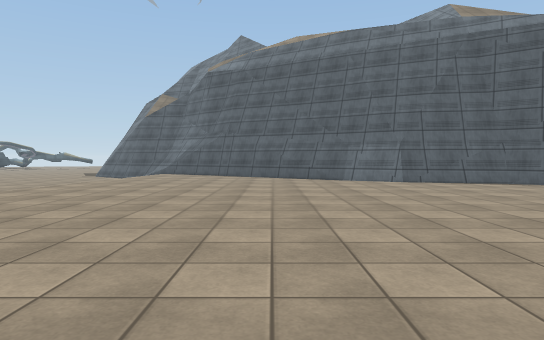
[1] (above)

14 first-person views from a walk through a Unity game level. The camera is 1.2 m above the floor, tilts 2° down and sees 75° across. The floor is counted in squares, 2 m on a side. Each view is taken from the middle of a square. On the plan, view 1 faces up. The plan holds only what a view shows up to about 10 squares ahead; the rest is blank. The place goes on beyond the plan. The player is left out. Surface patterns are stand-ins for the level's own textures.

[2]
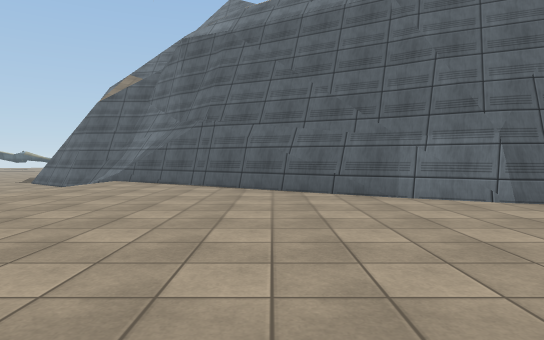

[3]
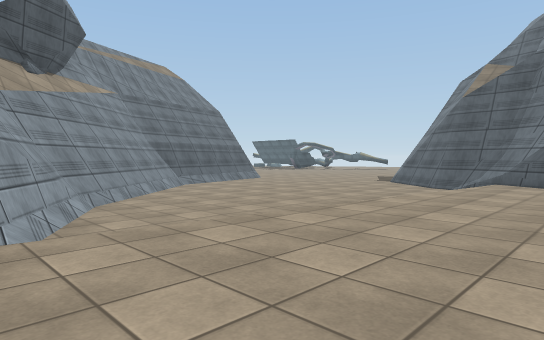

[4]
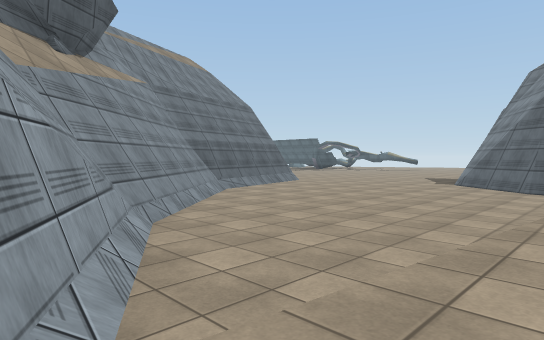

[5]
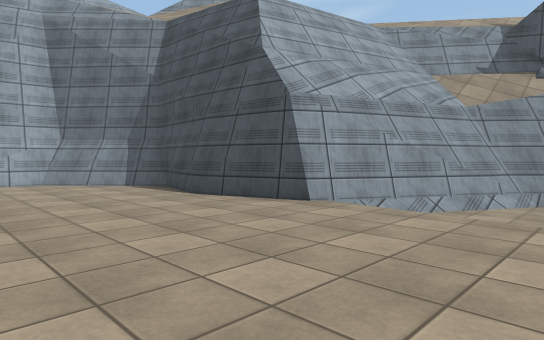

[6]
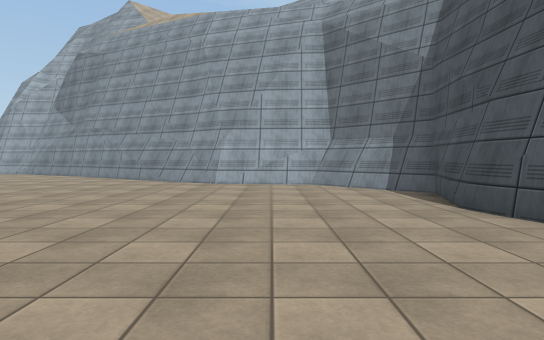

[7]
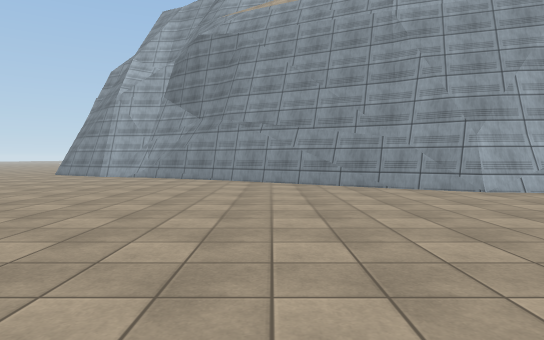

[8]
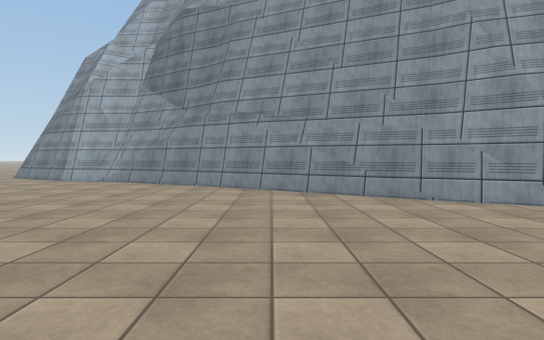

[9]
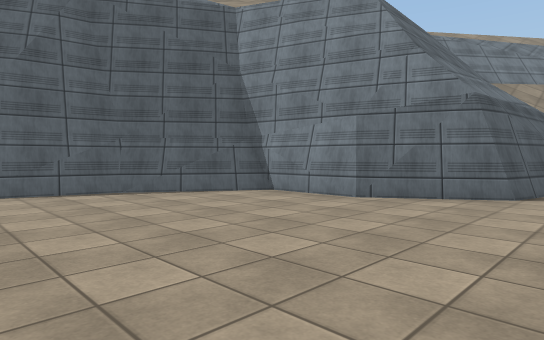

[10]
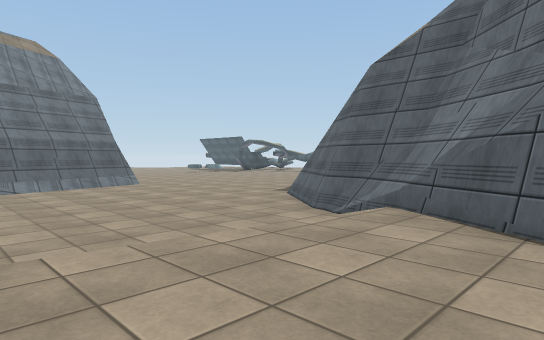

[11]
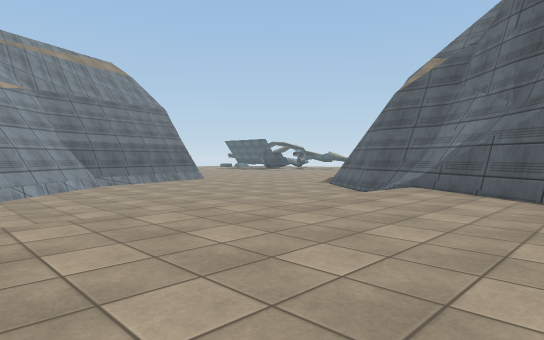

[12]
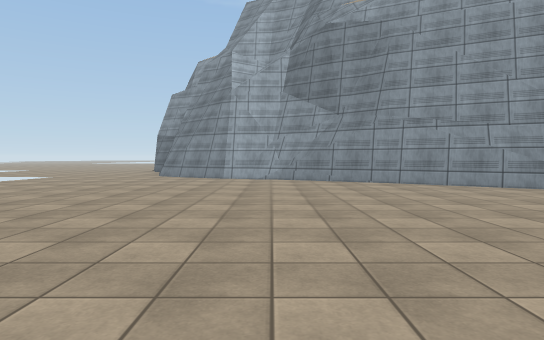

[13]
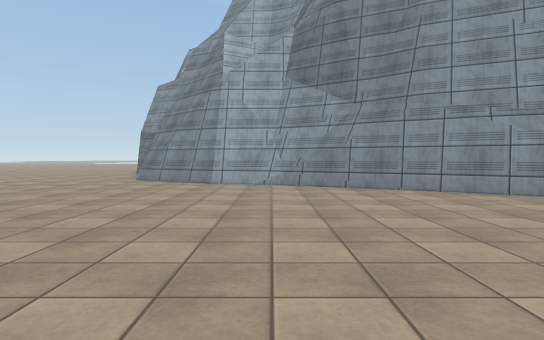

[14]
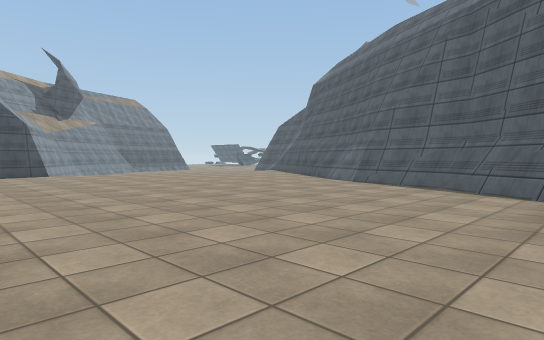

### Floor plan
Key: @ floor where view 1 was taken; # wall or solid block; . main floor; - floor 0.5 m lower than the main floor; / step, stairs or slope; = window, fence, low wall or low ledge.
Columns run from 13 left of view 1 to 8 right of it. Each row starts with its distance up from view 1.
 16     --
 15    ---##
 14   -----###
 13 #=------/###
 12  #-------/.###
 11  #-------....##
 10  #-------.....###
  9  ##------.......####
  8   ##-----..........##
  7    ##----...........##
  6     ##--/............#
  5      ###/............#
  4        ##.............
  3         #=............
  2          #............
  1         ##............
  0         #....@........
 -1         ##............
 -2          ####.........
 -3             ###.......
 -4               ###.....
 -5                 ##....
 -6                  ###..
 -7                    ###

Positions as (right, up) in squares from view 1, and headings:
1: (0, 0), facing up
2: (0, 4), facing up
3: (-2, 4), facing up-left
4: (-4, 4), facing up-left
5: (-1, 7), facing down-left
6: (-2, 6), facing down
7: (3, 4), facing down
8: (3, 2), facing down
9: (3, 2), facing up-right
10: (-2, 9), facing up-left
11: (-1, 6), facing up-left
12: (7, 3), facing down
13: (7, 1), facing down
14: (8, 1), facing up-left
